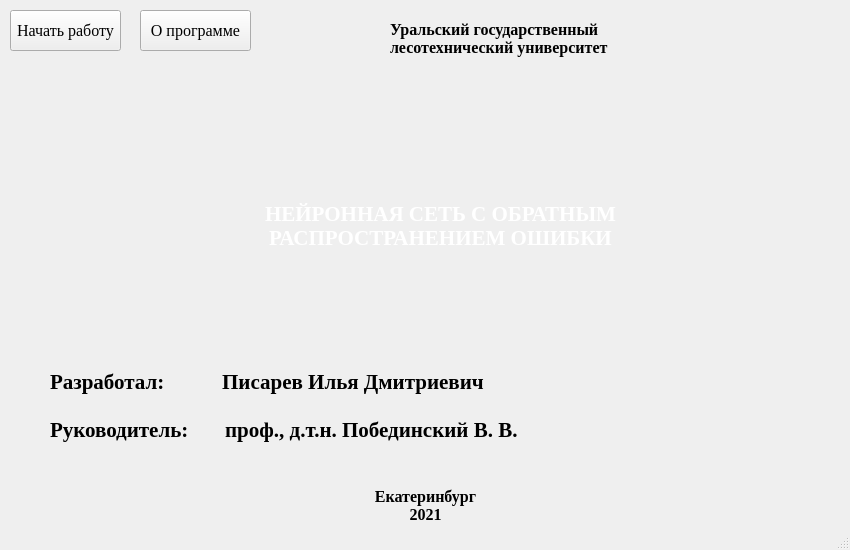
<?xml version="1.0" encoding="UTF-8"?>
<ui version="4.0">
 <class>MainWindow</class>
 <widget class="QMainWindow" name="MainWindow">
  <property name="enabled">
   <bool>true</bool>
  </property>
  <property name="geometry">
   <rect>
    <x>0</x>
    <y>0</y>
    <width>850</width>
    <height>550</height>
   </rect>
  </property>
  <property name="sizePolicy">
   <sizepolicy hsizetype="Fixed" vsizetype="Fixed">
    <horstretch>0</horstretch>
    <verstretch>0</verstretch>
   </sizepolicy>
  </property>
  <property name="contextMenuPolicy">
   <enum>Qt::DefaultContextMenu</enum>
  </property>
  <property name="acceptDrops">
   <bool>false</bool>
  </property>
  <property name="windowTitle">
   <string>УГЛТУ</string>
  </property>
  <property name="windowIcon">
   <iconset>
    <normaloff>resources/icon.png</normaloff>resources/icon.png</iconset>
  </property>
  <property name="autoFillBackground">
   <bool>false</bool>
  </property>
  <property name="toolButtonStyle">
   <enum>Qt::ToolButtonIconOnly</enum>
  </property>
  <property name="animated">
   <bool>false</bool>
  </property>
  <widget class="QWidget" name="centralwidget">
   <widget class="QLabel" name="LogoLabel">
    <property name="geometry">
     <rect>
      <x>640</x>
      <y>10</y>
      <width>201</width>
      <height>61</height>
     </rect>
    </property>
    <property name="text">
     <string/>
    </property>
    <property name="textFormat">
     <enum>Qt::RichText</enum>
    </property>
    <property name="pixmap">
     <pixmap>../source/resources/logo.png</pixmap>
    </property>
    <property name="scaledContents">
     <bool>true</bool>
    </property>
    <property name="wordWrap">
     <bool>false</bool>
    </property>
   </widget>
   <widget class="QPushButton" name="StartWorkBtn">
    <property name="geometry">
     <rect>
      <x>10</x>
      <y>10</y>
      <width>111</width>
      <height>41</height>
     </rect>
    </property>
    <property name="font">
     <font>
      <family>Times New Roman</family>
      <pointsize>12</pointsize>
     </font>
    </property>
    <property name="styleSheet">
     <string notr="true"/>
    </property>
    <property name="text">
     <string>Начать работу</string>
    </property>
    <property name="autoDefault">
     <bool>false</bool>
    </property>
    <property name="default">
     <bool>false</bool>
    </property>
    <property name="flat">
     <bool>false</bool>
    </property>
   </widget>
   <widget class="QLabel" name="MainTextLabel">
    <property name="geometry">
     <rect>
      <x>250</x>
      <y>180</y>
      <width>381</width>
      <height>91</height>
     </rect>
    </property>
    <property name="palette">
     <palette>
      <active>
       <colorrole role="WindowText">
        <brush brushstyle="SolidPattern">
         <color alpha="255">
          <red>255</red>
          <green>255</green>
          <blue>255</blue>
         </color>
        </brush>
       </colorrole>
      </active>
      <inactive>
       <colorrole role="WindowText">
        <brush brushstyle="SolidPattern">
         <color alpha="255">
          <red>255</red>
          <green>255</green>
          <blue>255</blue>
         </color>
        </brush>
       </colorrole>
      </inactive>
      <disabled>
       <colorrole role="WindowText">
        <brush brushstyle="SolidPattern">
         <color alpha="255">
          <red>120</red>
          <green>120</green>
          <blue>120</blue>
         </color>
        </brush>
       </colorrole>
      </disabled>
     </palette>
    </property>
    <property name="font">
     <font>
      <family>Times New Roman</family>
      <pointsize>16</pointsize>
      <weight>75</weight>
      <bold>true</bold>
     </font>
    </property>
    <property name="frameShadow">
     <enum>QFrame::Plain</enum>
    </property>
    <property name="lineWidth">
     <number>0</number>
    </property>
    <property name="text">
     <string>НЕЙРОННАЯ СЕТЬ С ОБРАТНЫМ
РАСПРОСТРАНЕНИЕМ ОШИБКИ</string>
    </property>
    <property name="alignment">
     <set>Qt::AlignCenter</set>
    </property>
   </widget>
   <widget class="QLabel" name="DevLabel">
    <property name="geometry">
     <rect>
      <x>50</x>
      <y>370</y>
      <width>661</width>
      <height>91</height>
     </rect>
    </property>
    <property name="font">
     <font>
      <family>Times New Roman</family>
      <pointsize>16</pointsize>
      <weight>75</weight>
      <bold>true</bold>
     </font>
    </property>
    <property name="frameShape">
     <enum>QFrame::NoFrame</enum>
    </property>
    <property name="text">
     <string>Разработал:           Писарев Илья Дмитриевич

Руководитель:       проф., д.т.н. Побединский В. В.</string>
    </property>
    <property name="alignment">
     <set>Qt::AlignLeading|Qt::AlignLeft|Qt::AlignTop</set>
    </property>
   </widget>
   <widget class="QPushButton" name="FAQBtn">
    <property name="geometry">
     <rect>
      <x>140</x>
      <y>10</y>
      <width>111</width>
      <height>41</height>
     </rect>
    </property>
    <property name="font">
     <font>
      <family>Times New Roman</family>
      <pointsize>12</pointsize>
     </font>
    </property>
    <property name="text">
     <string>О программе</string>
    </property>
    <property name="autoDefault">
     <bool>false</bool>
    </property>
    <property name="default">
     <bool>false</bool>
    </property>
    <property name="flat">
     <bool>false</bool>
    </property>
   </widget>
   <widget class="QLabel" name="label">
    <property name="geometry">
     <rect>
      <x>390</x>
      <y>20</y>
      <width>251</width>
      <height>41</height>
     </rect>
    </property>
    <property name="font">
     <font>
      <family>Times New Roman</family>
      <pointsize>12</pointsize>
      <weight>75</weight>
      <bold>true</bold>
     </font>
    </property>
    <property name="text">
     <string>Уральский государственный
лесотехнический университет</string>
    </property>
    <property name="alignment">
     <set>Qt::AlignLeading|Qt::AlignLeft|Qt::AlignTop</set>
    </property>
   </widget>
   <widget class="QLabel" name="label_2">
    <property name="geometry">
     <rect>
      <x>1</x>
      <y>110</y>
      <width>849</width>
      <height>241</height>
     </rect>
    </property>
    <property name="text">
     <string/>
    </property>
    <property name="pixmap">
     <pixmap>../source/resources/startWindowPict.png</pixmap>
    </property>
    <property name="scaledContents">
     <bool>true</bool>
    </property>
   </widget>
   <widget class="QLabel" name="label_3">
    <property name="geometry">
     <rect>
      <x>360</x>
      <y>480</y>
      <width>131</width>
      <height>51</height>
     </rect>
    </property>
    <property name="font">
     <font>
      <family>Times New Roman</family>
      <pointsize>12</pointsize>
      <weight>75</weight>
      <bold>true</bold>
     </font>
    </property>
    <property name="text">
     <string>Екатеринбург
2021</string>
    </property>
    <property name="alignment">
     <set>Qt::AlignCenter</set>
    </property>
   </widget>
   <zorder>LogoLabel</zorder>
   <zorder>StartWorkBtn</zorder>
   <zorder>DevLabel</zorder>
   <zorder>FAQBtn</zorder>
   <zorder>label</zorder>
   <zorder>label_2</zorder>
   <zorder>MainTextLabel</zorder>
   <zorder>label_3</zorder>
  </widget>
  <widget class="QStatusBar" name="statusbar"/>
 </widget>
 <resources>
  <include location="../../../../../../pyqt-stylesheets-master/pyqtcss/src/dark_orange/style.qrc"/>
 </resources>
 <connections/>
</ui>
